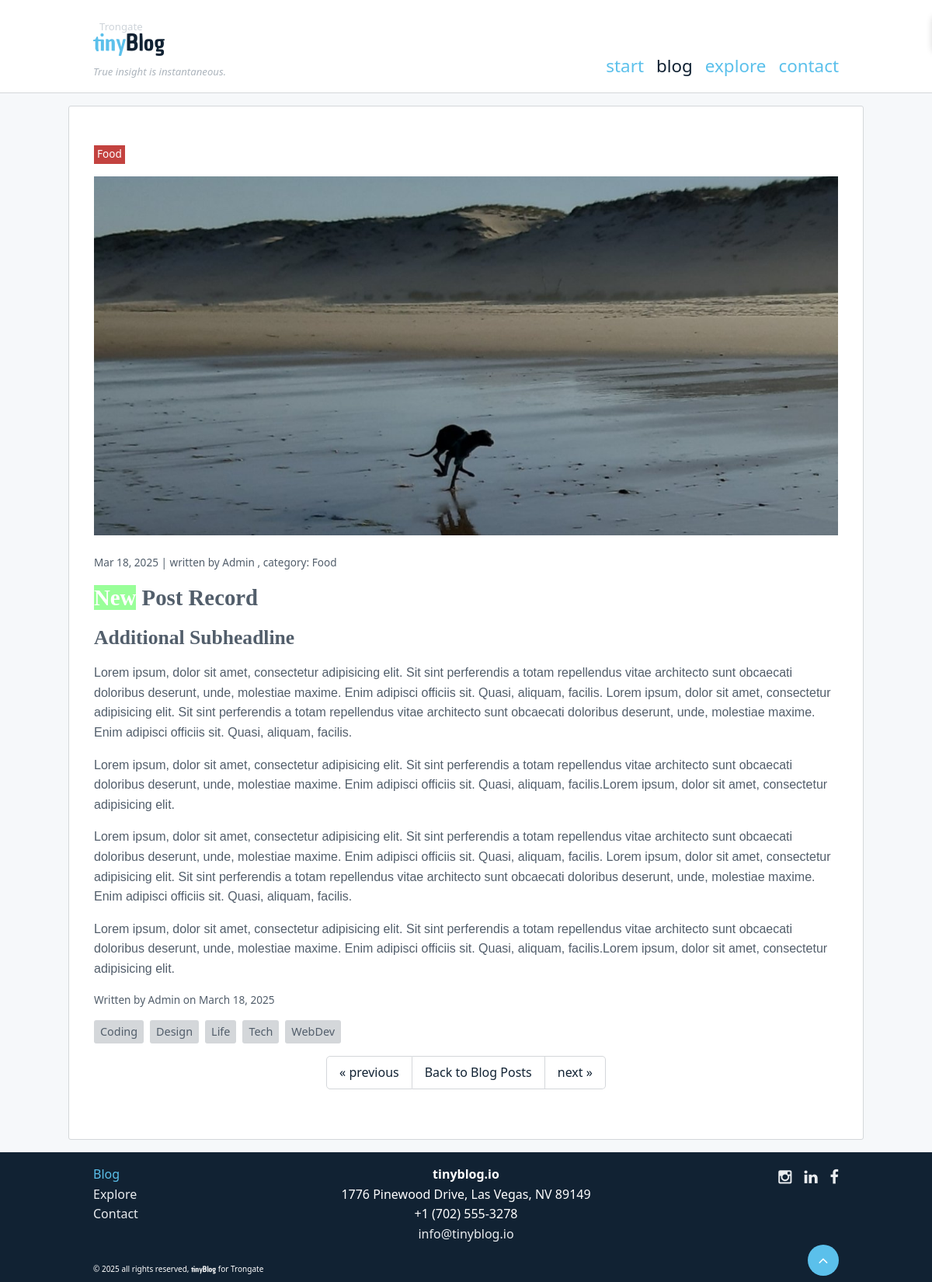
/blog/post/new-post-record, run on the app's committed database.
### tables this page shows
CREATE TABLE `menu_items` (
  `id` int(11) NOT NULL,
  `title` varchar(255) DEFAULT NULL,
  `url_string` varchar(255) DEFAULT NULL,
  `parent_id` int(11) DEFAULT NULL,
  `sort_order` int(11) DEFAULT NULL,
  `published` int(1) DEFAULT NULL,
  `target` varchar(12) DEFAULT NULL,
  `date_created` datetime DEFAULT NULL,
  `date_updated` datetime DEFAULT NULL,
  `menus_id` int(11) DEFAULT 0
);

CREATE TABLE `blog_categories` (
  `id` int(11) NOT NULL,
  `title` varchar(255) DEFAULT NULL,
  `url_string` varchar(255) DEFAULT NULL
);

CREATE TABLE `blog_posts` (
  `id` int(11) NOT NULL,
  `url_string` varchar(255) DEFAULT NULL,
  `title` varchar(255) DEFAULT NULL,
  `subtitle` varchar(255) DEFAULT NULL,
  `text` text DEFAULT NULL,
  `youtube` varchar(55) DEFAULT NULL,
  `date_created` datetime DEFAULT NULL,
  `date_updated` datetime DEFAULT NULL,
  `date_published` datetime DEFAULT NULL,
  `created_by` int(11) DEFAULT NULL,
  `updated_by` int(11) DEFAULT NULL,
  `published` int(1) DEFAULT NULL,
  `picture` varchar(255) DEFAULT '',
  `blog_sources_id` int(11) DEFAULT 0,
  `blog_categories_id` int(11) DEFAULT 0
);

CREATE TABLE `blog_tags` (
  `id` int(11) NOT NULL,
  `name` varchar(255) DEFAULT NULL,
  `url_string` varchar(255) DEFAULT NULL
);

### modules/blog/views/view_post.php (the view, shortened to what the rows shown need)
<?php
$post_class = $post_class ?? '';
?>
<article <?= $post_class ?>>
    <p class="post-category"><?= out($category ? $category->title : 'Uncategorized') ?></p>
    <?php if ($picture_url != ''): ?>
        <figure class="block-image text-center size-full">
        <img src="<?= BASE_URL . out($picture_url) ?>" alt="<?= out($record->title) ?>-image" class="post-article-img">
    </figure>
    <?php endif; ?>
    <p class="post-date">
        <?= date($date_format, strtotime($record->date_published)) ?> | written by <?= ucfirst(out($author)) ?>
        <?= out($category ? ', category: '.$category->title : '') ?>
        </p>
    <h1><?= htmlspecialchars_decode($record->title) ?></h1>
    <?php if (!empty($record->subtitle)): ?>
        <h2><?= htmlspecialchars_decode($record->subtitle, ENT_QUOTES) ?></h2>
    <?php endif; ?>
    <div class="post-content"><?= htmlspecialchars_decode($record->text, ENT_QUOTES) ?></div>
    <div class="post-info-btm">
        <span class="post-author">Written by <?= ucfirst(out($author)) ?> on <?= date('F d, Y', strtotime($record->date_published)) ?></span>
    </div>
    <div class="post-tags">
        <?php foreach ($tags as $tag): ?>
            <a href="<?= BASE_URL ?>blog/tag/<?= out($tag->url_string) ?>" class="tag-link"><?= out($tag->name) ?></a>
        <?php endforeach; ?>
    </div>
    <section class="post-pagination border-top">
        <div class="pagination">
            <?php if ($prev_link !== null): ?>
                <a href="<?= out($prev_link) ?>" class="previous">«<span class="pagination-tag"> previous </span></a>
            <?php else: ?>
                <span class="pagination-inactive" aria-disabled="true">«<span class="pagination-tag"> previous </span></span>
            <?php endif; ?>
            <a href="<?= BASE_URL ?>blog/posts" class="button-small">Back to Blog Posts</a>
            <?php if ($next_link !== null): ?>
                <a href="<?= out($next_link) ?>" class="next"><span class="pagination-tag"> next </span>»</a>
            <?php else: ?>
                <span class="pagination-inactive" aria-disabled="true"><span class="pagination-tag"> next </span>»</span>
            <?php endif; ?>
        </div>
    </section>
</article>

### modules/menus/views/_navigation_default_2.php (shortened to what the rows shown need)
<?php if (!empty($menu_items)): ?>
<nav id="nav-bar" role="navigation" aria-label="Main Navigation">
    <ul role="list">
        <?php
        $current_url = current_url();
        if (str_starts_with($current_url, BASE_URL)) {
            $current_path = substr($current_url, strlen(BASE_URL));
        } else {
            $current_path = $current_url;
        }
        $current_first = explode('/', $current_path)[0] ?? '';
        ?>
        <?php foreach ($menu_items as $item): ?>
            <?php
            $item_url = $item['url_string'];
            if (str_starts_with($item_url, BASE_URL)) {
                $item_path = substr($item_url, strlen(BASE_URL));
            } else {
                $item_path = $item_url;
            }
            $item_first = explode('/', $item_path)[0] ?? '';
            $is_active = $current_first === $item_first && $item_first !== '';
            ?>
            <li <?php echo $is_active ? 'class="active"' : ''; ?>>
                <a href="<?= $item['url_string'] ?>" target="<?= $item['target'] ?>">
                    <?= out($item['title']) ?>
                </a>
            </li>
        <?php endforeach; ?>
    </ul>
</nav>
<?php endif; ?>

### modules/menus/views/_navigation_footer.php (shortened to what the rows shown need)
<?php if (!empty($menu_items)): ?>
<ul class="menu">
            <?php
        $current_url = current_url();
        if (str_starts_with($current_url, BASE_URL)) {
            $current_path = substr($current_url, strlen(BASE_URL));
        } else {
            $current_path = $current_url;
        }
        $current_first = explode('/', $current_path)[0] ?? '';
        ?>
        <?php foreach ($menu_items as $item): ?>
            <?php
            $item_url = $item['url_string'];
            if (str_starts_with($item_url, BASE_URL)) {
                $item_path = substr($item_url, strlen(BASE_URL));
            } else {
                $item_path = $item_url;
            }
            $item_first = explode('/', $item_path)[0] ?? '';
            $is_active = $current_first === $item_first && $item_first !== '';
            ?>
            <li <?php echo $is_active ? 'class="active"' : ''; ?>>
                <a href="<?= $item['url_string'] ?>" target="<?= $item['target'] ?>">
                    <?= out($item['title']) ?>
                </a>
            </li>
        <?php endforeach; ?>
</ul>
<?php endif; ?>

### data on the page
menu_items: title "start"
menu_items: title "blog"
menu_items: title "explore"
menu_items: title "contact"
blog_categories: title "Food", title ", category: Food"
blog_posts: date_published "Mar 18, 2025", title "New Post Record", subtitle "Additional Subheadline", text "Lorem ipsum, dolor sit amet, consectetur adipisicing elit. Sit sint perferendis a totam repellendus vitae architecto sunt obcaecati doloribus deserunt, unde, molestiae maxime. Enim adipisci officiis sit. Quasi, aliquam, facilis. Lorem ipsum, dolor sit amet, consectetur adipisicing elit. Sit sint perferendis a totam repellendus vitae architecto sunt obcaecati doloribus deserunt, unde, molestiae maxime. Enim adipisci officiis sit. Quasi, aliquam, facilis. Lorem ipsum, dolor sit amet, consectetur adipisicing elit. Sit sint perferendis a totam repellendus vitae architecto sunt obcaecati doloribus deserunt, unde, molestiae maxime. Enim adipisci officiis sit. Quasi, aliquam, facilis.Lorem ipsum,…", date_published "March 18, 2025"
blog_tags: name "Coding"
blog_tags: name "Design"
blog_tags: name "Life"
blog_tags: name "Tech"
blog_tags: name "WebDev"
menu_items: title "Blog"
menu_items: title "Explore"
menu_items: title "Contact"

### other printed values
out($author) "Admin"
WEBSITE_NAME "tinyblog.io"
OUR_ADDRESS "1776 Pinewood Drive, Las Vegas, NV 89149"
OUR_TELNUM "+1 (702) 555-3278"
OUR_EMAIL_ADDRESS "info@tinyblog.io"
